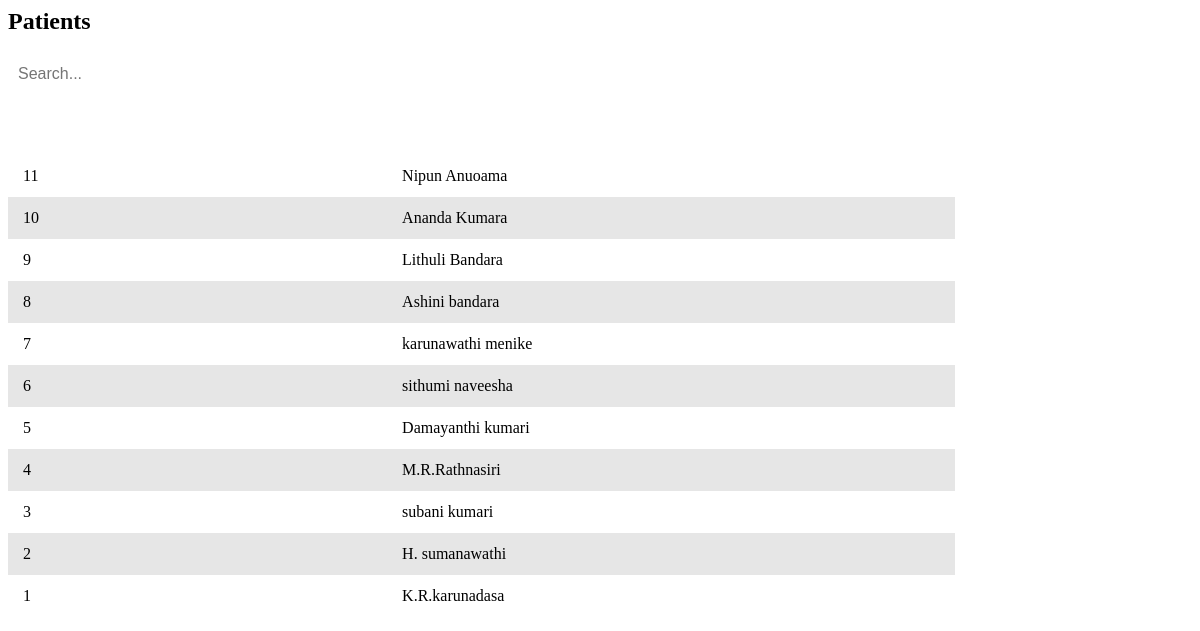
Page /reception/patients.php on the committed database.
### tables this page shows
CREATE TABLE IF NOT EXISTS `registered_patients` (
  `p_id` int NOT NULL AUTO_INCREMENT,
  `name` varchar(50) DEFAULT NULL,
  `mobile` varchar(12) DEFAULT NULL,
  `email` varchar(50) DEFAULT NULL,
  `id_num` varchar(20) DEFAULT NULL,
  `address` text,
  `age` int DEFAULT NULL,
  `register_date` datetime DEFAULT NULL,
  `reception_id` varchar(50) DEFAULT NULL,
  PRIMARY KEY (`p_id`),
  KEY `FK_register_patients_register_reception` (`reception_id`),
  CONSTRAINT `FK_register_patients_register_reception` FOREIGN KEY (`reception_id`) REFERENCES `registered_reception` (`id_num`)
);

### connection.php (called while the page is built, shortened)
<?php
class Database
{
    public static $connection;
    public static function SetUpConnection()
    {
        if (!isset(Database::$connection)) {
            Database::$connection = new mysqli(DB_HOST, DB_USER, DB_PASS, DB_NAME, DB_PORT);
        }
    }
    public static function search($q)
    {
        return Database::$connection->query($q);
    }
}

### reception/patients.php (the view, shortened to what this page needs)
<head>
</head>
<h2 class="content-title">Patients</h2>
<input type="text" id="searchBar" placeholder="Search..." onkeyup="filterTable()">
<table id="dataTable">
    <thead>
        <tr>
            <th>Patients ID</th>
            <th>Patients Name</th>
        </tr>
    </thead>
    <tbody>
    <?php
    require_once "../connection.php";
    $patientResultSet = Database::search("SELECT * FROM `registered_patients` ORDER BY `p_id` DESC");
    $patientCount = $patientResultSet->num_rows;
    if ($patientCount > 0) {
        while ($patientResult = $patientResultSet->fetch_assoc()) {
    ?>
                <tr ondblclick="window.location.href='profile-view.php?p_id=<?php echo $patientResult['p_id'] ?>'">
                    <td><?php echo $patientResult['p_id'] ?></td>
                    <td><?php echo $patientResult['name'] ?></td>
                </tr>
    <?php
        }
    }
    ?>
 </tbody>
</table>

### reception/patients.php (style rules this page uses)
#searchBar { width: 30%; min-width: 200px; padding: 10px; margin-bottom: 20px; border: 1px solid var(--medium-gray); border-radius: 5px; font-size: 16px; outline: none; }
table { width: 80%; border-collapse: collapse; }
th, td { padding: 12px 15px; border: 1px solid var(--medium-gray); text-align: left; }
th { background-color: var(--base-color); color: white; }
tbody tr { cursor: pointer; }
tbody tr:nth-child(even) { background-color: #e6e6e6; }

### rows in the picture
registered_patients: p_id "11", name "Nipun Anuoama"
registered_patients: p_id "10", name "Ananda Kumara"
registered_patients: p_id "9", name "Lithuli Bandara"
registered_patients: p_id "8", name "Ashini bandara"
registered_patients: p_id "7", name "karunawathi menike"
registered_patients: p_id "6", name "sithumi naveesha"
registered_patients: p_id "5", name "Damayanthi kumari"
registered_patients: p_id "4", name "M.R.Rathnasiri"
registered_patients: p_id "3", name "subani kumari"
registered_patients: p_id "2", name "H. sumanawathi"
registered_patients: p_id "1", name "K.R.karunadasa"
